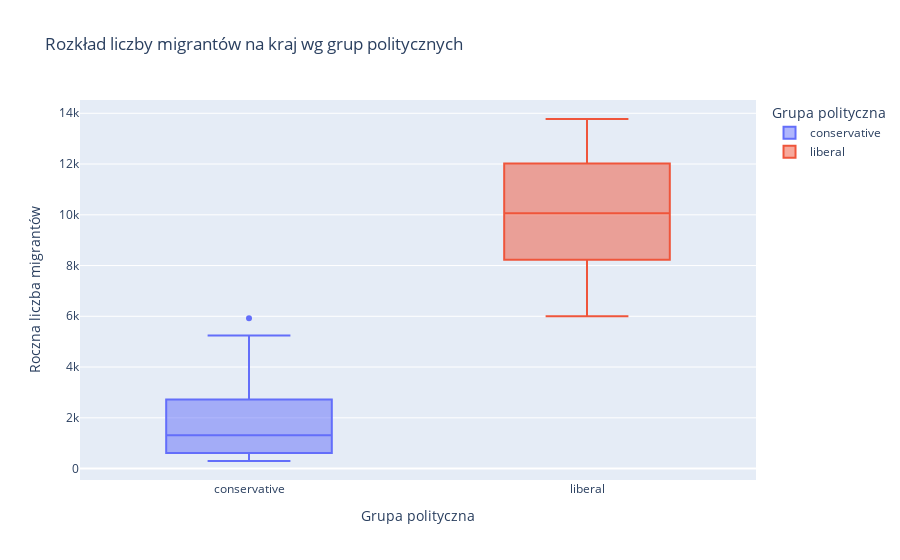
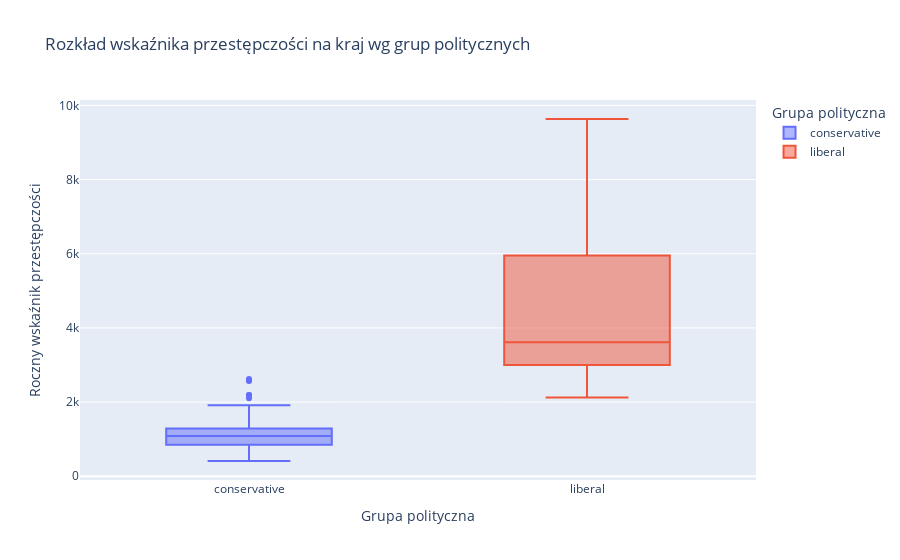

Notebook code cell kept with these figures, in order:
### Markdown cell above
**Wnioski:**
- Wyższa imigracja → niższa dzietność
- Kraje konserwatywne: słabszy wpływ imigracji na dzietność (R² ≈ 0.87)
- Kraje liberalne: silniejszy wpływ imigracji na dzietność (R² ≈ 0.98)

### Code cell
def plot_boxplot(df, value_col, title, ylabel):
    df_agg = df.groupby(["geo", "politics", "year"], as_index=False)[value_col].sum()
    fig = px.box(
        df_agg,
        x="politics",
        y=value_col,
        color="politics",
        title=title,
        labels={value_col: ylabel, "politics": "Grupa polityczna"},
    )
    fig.show()

plot_boxplot(data["migrants"], "Migrants number per 100k inhabitants", 
            "Rozkład liczby migrantów na kraj wg grup politycznych", "Roczna liczba migrantów")

plot_boxplot(data["crimes"], "Crimes num", 
            "Rozkład wskaźnika przestępczości na kraj wg grup politycznych", "Roczny wskaźnik przestępczości")

plot_boxplot(data["gdp"], "HICP value", 
            "Rozkład PKB per capita wg grup politycznych", "Roczny PKB per capita")

plot_boxplot(data["fertility"], "Total fertility rate", 
            "Rozkład wskaźnika dzietności na kraj wg grup politycznych", "Roczny wskaźnik dzietności")

### Figure 1 — Plotly figure (JSON) as saved in the notebook; plotly's stock layout.template omitted (floating-point values rounded to 4 significant figures)
{"data": [{"alignmentgroup": "True", "hovertemplate": "Grupa polityczna=%{x}<br>Roczna liczba migrantów=%{y}<extra></extra>", "legendgroup": "conservative", "marker": {"color": "#636efa"}, "name": "conservative", "notched": false, "offsetgroup": "conservative", "orientation": "v", "showlegend": true, "type": "box", "x": ["conservative", "conservative", "conservative", "conservative", "conservative", "conservative", "conservative", "conservative", "conservative", "conservative", "conservative", "conservative", "conservative", "conservative", "conservative", "conservative", "conservative", "conservative", "conservative", "conservative", "conservative", "conservative", "conservative", "conservative", "conservative", "conservative", "conservative", "conservative", "conservative", "conservative", "conservative", "conservative", "conservative", "conservative", "conservative", "conservative", "conservative", "conservative", "conservative", "conservative", "conservative", "conservative", "conservative", "conservative", "conservative", "conservative", "conservative", "conservative", "conservative", "conservative", "conservative", "conservative", "conservative", "conservative", "conservative", "conservative", "conservative", "conservative", "conservative", "conservative", "conservative", "conservative", "conservative", "conservative"], "x0": " ", "xaxis": "x", "y": [297.0, 333.2, 383.7, 384.2, 457.0, 516.5, 1115.0, 1287.0, 1140.0, 1602.0, 1572.0, 1948.0, 2268.0, 2747.0, 2824.0, 3405.0, 2018.0, 1845.0, 1819.0, 1811.0, 1555.0, 1342.0, 813.9, 926.4, 1121.0, 2403.0, 2693.0, 4077.0, 4252.0, 4666.0, 4576.0, 4554.0, 378.5, 458.1, 688.4, 761.3, 1193.0, 1662.0, 1918.0, 2638.0, 2870.0, 3251.0, 3059.0, 3420.0, 3563.0, 5150.0, 5243.0, 5924.0, 569.1, 604.5, 595.1, 601.2, 533.7, 554.4, 576.9, 618.3, 636.6, 550.4, 613.0, 818.7, 867.8, 958.8, 1214.0, 1504.0], "y0": " ", "yaxis": "y"}, {"alignmentgroup": "True", "hovertemplate": "Grupa polityczna=%{x}<br>Roczna liczba migrantów=%{y}<extra></extra>", "legendgroup": "liberal", "marker": {"color": "#EF553B"}, "name": "liberal", "notched": false, "offsetgroup": "liberal", "orientation": "v", "showlegend": true, "type": "box", "x": ["liberal", "liberal", "liberal", "liberal", "liberal", "liberal", "liberal", "liberal", "liberal", "liberal", "liberal", "liberal", "liberal", "liberal", "liberal", "liberal", "liberal", "liberal", "liberal", "liberal", "liberal", "liberal", "liberal", "liberal", "liberal", "liberal", "liberal", "liberal", "liberal", "liberal", "liberal", "liberal", "liberal", "liberal", "liberal", "liberal", "liberal", "liberal", "liberal", "liberal", "liberal", "liberal", "liberal", "liberal", "liberal", "liberal", "liberal", "liberal", "liberal", "liberal", "liberal", "liberal", "liberal", "liberal", "liberal", "liberal", "liberal", "liberal", "liberal", "liberal", "liberal", "liberal", "liberal", "liberal"], "x0": " ", "xaxis": "x", "y": [7184.0, 7065.0, 7096.0, 7273.0, 7489.0, 7659.0, 7790.0, 7924.0, 8022.0, 8405.0, 8789.0, 9185.0, 10410.0, 11000.0, 11540.0, 12020.0, 8863.0, 8994.0, 9154.0, 9205.0, 9326.0, 8800.0, 8973.0, 9266.0, 9885.0, 11260.0, 11660.0, 11690.0, 10200.0, 12080.0, 13210.0, 13780.0, 10290.0, 12080.0, 11810.0, 12140.0, 12560.0, 12890.0, 13070.0, 12980.0, 12340.0, 12360.0, 12400.0, 12090.0, 11310.0, 12020.0, 13010.0, 12650.0, 6005.0, 6553.0, 6680.0, 6803.0, 7027.0, 7313.0, 8053.0, 9057.0, 10220.0, 10920.0, 11520.0, 11400.0, 10610.0, 9913.0, 9041.0, 8544.0], "y0": " ", "yaxis": "y"}], "layout": {"boxmode": "overlay", "legend": {"title": {"text": "Grupa polityczna"}, "tracegroupgap": 0}, "title": {"text": "Rozkład liczby migrantów na kraj wg grup politycznych"}, "xaxis": {"anchor": "y", "categoryarray": ["conservative", "liberal"], "categoryorder": "array", "domain": [0, 1], "title": {"text": "Grupa polityczna"}}, "yaxis": {"anchor": "x", "domain": [0, 1], "title": {"text": "Roczna liczba migrantów"}}}}

### Figure 2 — Plotly figure (JSON) as saved in the notebook; plotly's stock layout.template omitted (floating-point values rounded to 4 significant figures)
{"data": [{"alignmentgroup": "True", "hovertemplate": "Grupa polityczna=%{x}<br>Roczny wskaźnik przestępczości=%{y}<extra></extra>", "legendgroup": "conservative", "marker": {"color": "#636efa"}, "name": "conservative", "notched": false, "offsetgroup": "conservative", "orientation": "v", "showlegend": true, "type": "box", "x": ["conservative", "conservative", "conservative", "conservative", "conservative", "conservative", "conservative", "conservative", "conservative", "conservative", "conservative", "conservative", "conservative", "conservative", "conservative", "conservative", "conservative", "conservative", "conservative", "conservative", "conservative", "conservative", "conservative", "conservative", "conservative", "conservative", "conservative", "conservative", "conservative", "conservative", "conservative", "conservative", "conservative", "conservative", "conservative", "conservative", "conservative", "conservative", "conservative", "conservative", "conservative", "conservative", "conservative", "conservative", "conservative", "conservative", "conservative", "conservative", "conservative", "conservative", "conservative", "conservative", "conservative", "conservative", "conservative", "conservative", "conservative", "conservative", "conservative", "conservative"], "x0": " ", "xaxis": "x", "y": [1126.0, 1239.0, 1334.0, 1186.0, 1102.0, 1131.0, 1038.0, 954.0, 839.5, 937.0, 963.2, 864.5, 738.0, 668.0, 765.1, 2189.0, 2100.0, 2582.0, 2565.0, 2622.0, 2192.0, 1912.0, 1887.0, 1524.0, 1275.0, 1062.0, 902.2, 858.1, 865.7, 904.0, 1201.0, 1273.0, 1288.0, 1348.0, 1332.0, 1255.0, 1041.0, 903.4, 1144.0, 1168.0, 1120.0, 1250.0, 1197.0, 1322.0, 1283.0, 410.1, 461.6, 478.0, 483.9, 601.6, 613.2, 1312.0, 857.5, 768.9, 887.0, 946.3, 796.8, 739.5, 774.1, 759.1], "y0": " ", "yaxis": "y"}, {"alignmentgroup": "True", "hovertemplate": "Grupa polityczna=%{x}<br>Roczny wskaźnik przestępczości=%{y}<extra></extra>", "legendgroup": "liberal", "marker": {"color": "#EF553B"}, "name": "liberal", "notched": false, "offsetgroup": "liberal", "orientation": "v", "showlegend": true, "type": "box", "x": ["liberal", "liberal", "liberal", "liberal", "liberal", "liberal", "liberal", "liberal", "liberal", "liberal", "liberal", "liberal", "liberal", "liberal", "liberal", "liberal", "liberal", "liberal", "liberal", "liberal", "liberal", "liberal", "liberal", "liberal", "liberal", "liberal", "liberal", "liberal", "liberal", "liberal", "liberal", "liberal", "liberal", "liberal", "liberal", "liberal", "liberal", "liberal", "liberal", "liberal", "liberal", "liberal", "liberal", "liberal", "liberal", "liberal", "liberal", "liberal", "liberal", "liberal", "liberal", "liberal", "liberal", "liberal", "liberal", "liberal", "liberal", "liberal", "liberal", "liberal"], "x0": " ", "xaxis": "x", "y": [3126.0, 3855.0, 3548.0, 3580.0, 3637.0, 4000.0, 4003.0, 3916.0, 4725.0, 4060.0, 4056.0, 4144.0, 3594.0, 3891.0, 4262.0, 4338.0, 2972.0, 2833.0, 2997.0, 2997.0, 3033.0, 3100.0, 3161.0, 4187.0, 3918.0, 3692.0, 3593.0, 3427.0, 3246.0, 3483.0, 3027.0, 2838.0, 2472.0, 2712.0, 2818.0, 3205.0, 3017.0, 2809.0, 2949.0, 2809.0, 2753.0, 2637.0, 2123.0, 2479.0, 2745.0, 8018.0, 7885.0, 7581.0, 7723.0, 7488.0, 7399.0, 7190.0, 7176.0, 9402.0, 9634.0, 9620.0, 9424.0, 9299.0, 8730.0, 8483.0], "y0": " ", "yaxis": "y"}], "layout": {"boxmode": "overlay", "legend": {"title": {"text": "Grupa polityczna"}, "tracegroupgap": 0}, "title": {"text": "Rozkład wskaźnika przestępczości na kraj wg grup politycznych"}, "xaxis": {"anchor": "y", "categoryarray": ["conservative", "liberal"], "categoryorder": "array", "domain": [0, 1], "title": {"text": "Grupa polityczna"}}, "yaxis": {"anchor": "x", "domain": [0, 1], "title": {"text": "Roczny wskaźnik przestępczości"}}}}
